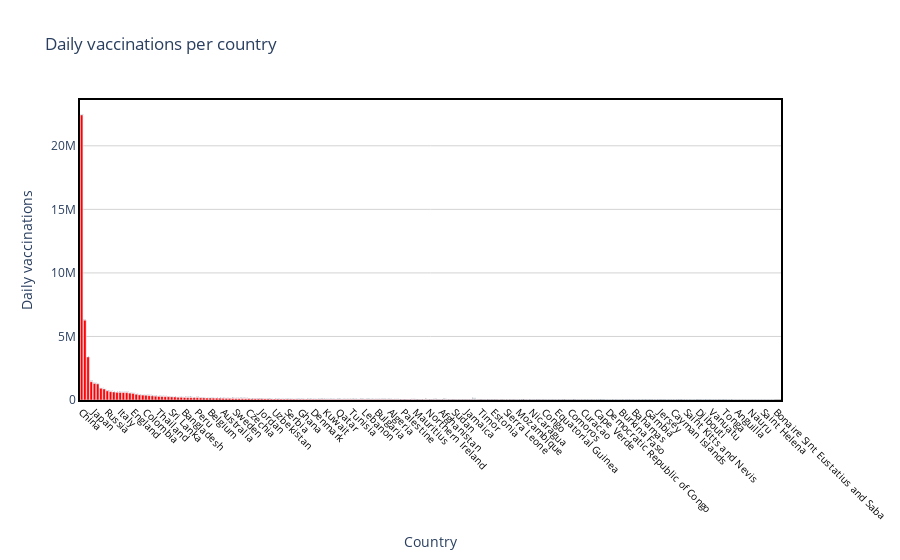

The cell this chart's notebook holds for it:
### Code cell
draw_trace_bar(country_vaccine, 'Daily vaccinations', 'Daily vaccinations per country', 'Country', 'Daily vaccinations', "red" )

### Figure 1 — Plotly figure (JSON) as saved in the notebook; plotly's stock layout.template omitted (floating-point values rounded to 4 significant figures; data arrays with more than 128 entries replaced by an {"elided": "..."} marker saying what was removed)
{"data": [{"marker": {"color": "red"}, "text": {"elided": "218 str values"}, "type": "bar", "x": {"elided": "218 str values"}, "y": {"elided": "218 int values"}}], "layout": {"hovermode": "closest", "paper_bgcolor": "rgba(0, 0, 0, 0)", "plot_bgcolor": "rgba(0, 0, 0, 0)", "title": {"text": "Daily vaccinations per country"}, "xaxis": {"linecolor": "black", "linewidth": 2, "mirror": true, "showline": true, "showticklabels": true, "tickangle": 45, "tickfont": {"color": "black", "size": 10}, "title": {"text": "Country"}, "zeroline": true, "zerolinecolor": "grey", "zerolinewidth": 1}, "yaxis": {"gridcolor": "lightgrey", "linecolor": "black", "linewidth": 2, "mirror": true, "showline": true, "title": {"text": "Daily vaccinations"}, "zeroline": true, "zerolinecolor": "grey", "zerolinewidth": 1}}}
